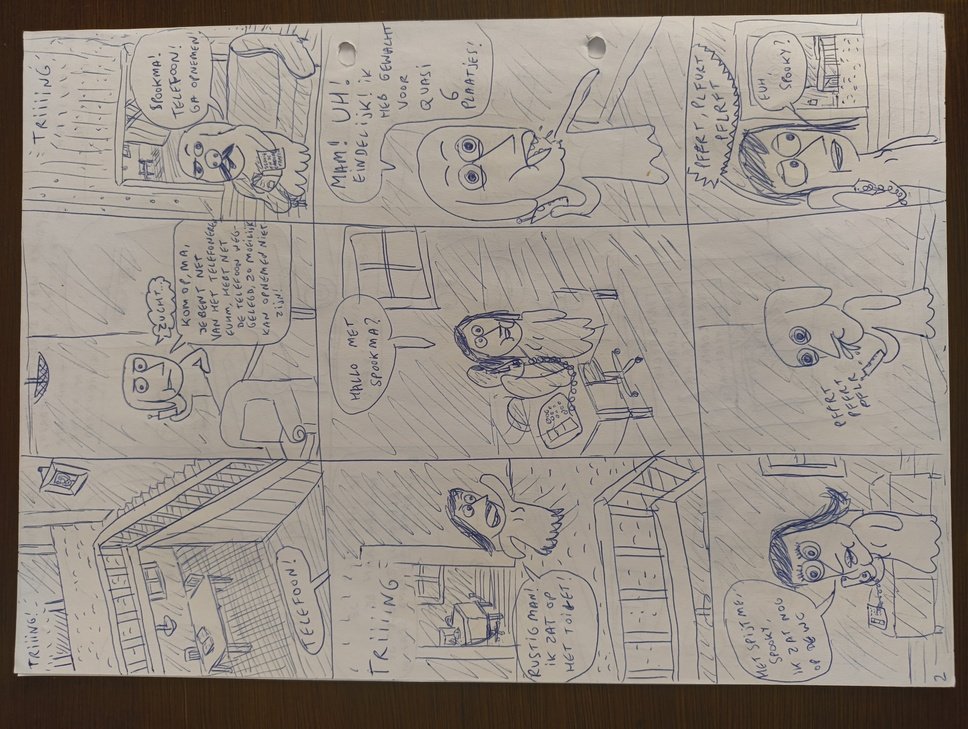
#> input picture albums/Spooky & Sara/Gaan naar de bergen - p02.jpg, 968 x 729 px, shrunk from 4080 x 3072 before the run, given in place of Gaan naar de bergen - p02.png, which was not available
$ python test_hole_healing.py
#> lines starting #> are read from the running program, lines starting #| are printed output that depends on the picture; pictures that were not available may be replaced by others from this repository, and a replacement may not be noted
import cv2
import numpy as np
from PIL import Image
from pathlib import Path

TEST_FILE = r"D:\GIT\Web\Hantekeningen.be\albums\Spooky & Sara_processed\Gaan naar de bergen - p02.png"
DATABANK = r"D:\GIT\Web\Hantekeningen.be\albums\holes"
OUTPUT_FILE = r"D:\GIT\Web\Hantekeningen.be\scripts\verify_p02.png"

def test_tight_precision():
    print(f"Loading page: {TEST_FILE}")
    try:
        pil_img = Image.open(TEST_FILE)
#> pil_img is the input picture: PIL image 968x729 RGB; mean R, G, B 150.5, 141.9, 133.5
        img = cv2.cvtColor(np.array(pil_img), cv2.COLOR_RGBA2BGRA)
    except Exception as e:
        print(f"Error: {e}")
        return

    h, w = img.shape[:2]
#> h = 729; w = 968
    templates = []
    for f in Path(DATABANK).iterdir():
        if f.suffix.lower() in ['.png', '.jpg']:
            t = cv2.imread(str(f), cv2.IMREAD_GRAYSCALE)
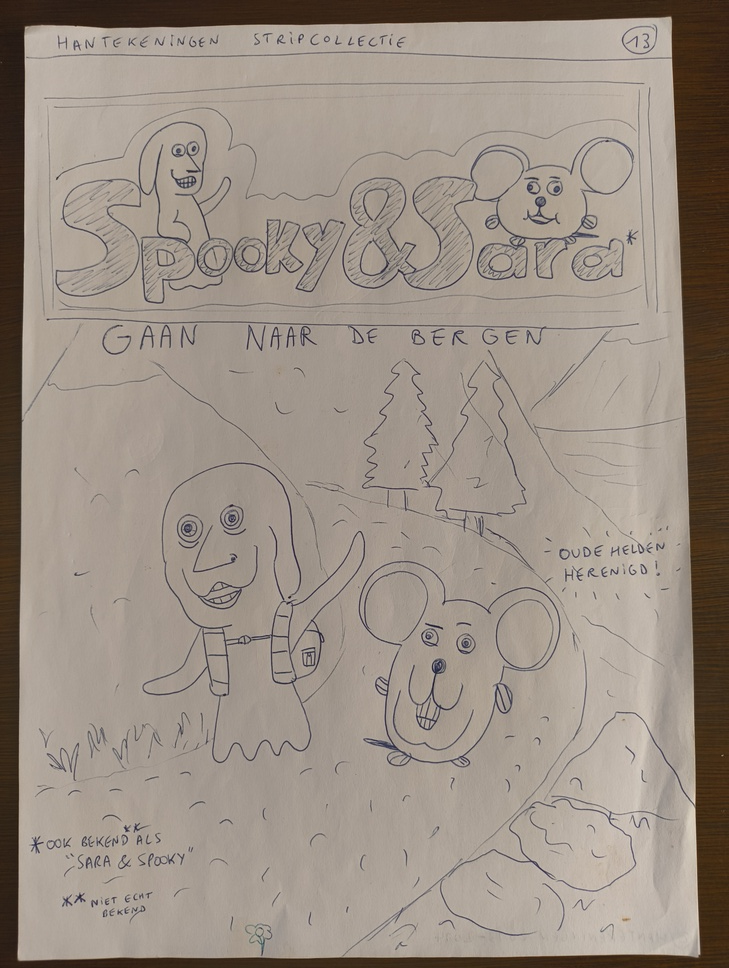
#> input picture albums/Spooky & Sara/Gaan naar de bergen - p00.jpg, 729 x 968 px, shrunk from 3072 x 4080 before the run, given as the content of the folder D:/GIT/Web/Hantekeningen.be/albums/holes, which was not available
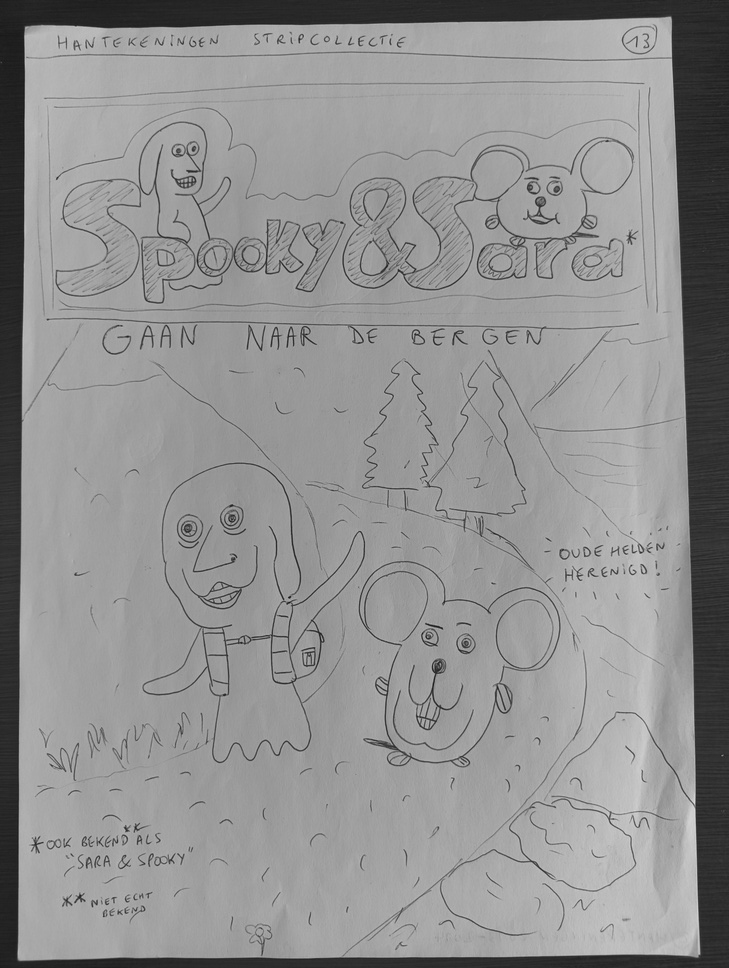
#> t: shape (968, 729); min 20, max 219, mean 145.4
            if t is not None: templates.append(t)

    gray = cv2.cvtColor(img[:,:,:3], cv2.COLOR_BGR2GRAY)
    margin_w = int(w * 0.15)
#> margin_w = 145
    roi_gray = gray[:, w-margin_w:]
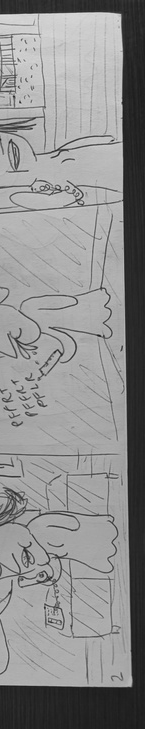
#> roi_gray: shape (729, 145); min 25, max 225, mean 141.6

    hits = []
    for t in templates:
        for scale in [0.85, 1.0, 1.15]:
            ts = cv2.resize(t, (int(t.shape[1]*scale), int(t.shape[0]*scale)))
            res = cv2.matchTemplate(roi_gray, ts, cv2.TM_CCOEFF_NORMED)
            loc = np.where(res >= 0.45)
            for pt in zip(*loc[::-1]):
                hits.append((pt[0] + (w - margin_w), pt[1], ts.shape[1], ts.shape[0]))
#> this loop made 1 pass
#> after the loop, hits = 17162 items, first 6: (1269, 0, 619, 822), (1270, 0, 619, 822), (1271, 0, 619, 822), (1272, 0, 619, 822), (1273, 0, 619, 822), (1274, 0, 619, 822)

    clusters = []
    for h_item in hits:
        cx, cy = h_item[0] + h_item[2]//2, h_item[1] + h_item[3]//2
        found = False
        for c in clusters:
            if np.linalg.norm(np.array([cx, cy]) - np.array(c['center'])) < 60:
                c['count'] += 1
                found = True
                break
        if not found:
            clusters.append({'center': (cx, cy), 'count': 1, 'size': h_item[2]})
#> this loop made 17162 passes
#> (h_item, cx, cy) on passes 1 to 3: ((1269, 0, 619, 822), 1578, 411), ((1270, 0, 619, 822), 1579, 411), ((1271, 0, 619, 822), 1580, 411)
#> after the loop, c = {'center': (1932, 939), 'count': 4, 'size': 838}; clusters = 15 items

    target_spots = sorted(clusters, key=lambda x: x['count'], reverse=True)[:2]
#> target_spots = 2 items

    # PRECISION STAGE: Shrink-wrap the hole shadow
    alpha = img[:,:,3]
#> alpha: shape (729, 968); every value is 255
    debug_overlay = img.copy()

    for spot in target_spots:
        ax, ay = spot['center']
        win = 100
        x1, x2 = max(0, ax-win), min(w, ax+win)
        y1, y2 = max(0, ay-win), min(h, ay+win)

        local_alpha = alpha[y1:y2, x1:x2]
        # Find the actual shadow pixels
        _, local_mask = cv2.threshold(local_alpha, 20, 255, cv2.THRESH_BINARY)

        # Draw a tight circle based on the actual shadow extent
        contours, _ = cv2.findContours(local_mask, cv2.RETR_EXTERNAL, cv2.CHAIN_APPROX_SIMPLE)
        if contours:
            # Pick the largest blob (the hole shadow) inside our candidate window
            main_cnt = max(contours, key=cv2.contourArea)
            (lx, ly), l_radius = cv2.minEnclosingCircle(main_cnt)

            final_x = int(lx) + x1
            final_y = int(ly) + y1
            # Narrow radius: only 15 pixels padding
            final_r = int(l_radius) + 15

            print(f"  [Tight-Fit] Located shadow with precision radius: {final_r}")
            cv2.circle(debug_overlay, (final_x, final_y), final_r, (0, 255, 0, 160), -1)
#> this loop made 2 passes
#> (spot, ax, ay, win, x1, x2, y1, y2) on passes 1 to 2: ({'center': (1890, 556), 'count': 1620, 'size': 838}, 1890, 556, 100, 1790, 968, 456, 656), ({'center': (1734, 484), 'count': 1533, 'size': 729}, 1734, 484, 100, 1634, 968, 384, 584)

    cv2.addWeighted(debug_overlay, 0.5, img, 0.5, 0, img)
    final_pil = Image.fromarray(cv2.cvtColor(img, cv2.COLOR_BGRA2RGBA))
    final_pil.save(OUTPUT_FILE)
    print(f"Tight-Fit verification created: {OUTPUT_FILE}")

if __name__ == "__main__":
    test_tight_precision()
